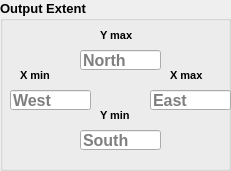
  <widget class="QGroupBox" name="groupBox_2">
   <property name="geometry">
    <rect>
     <x>330</x>
     <y>480</y>
     <width>231</width>
     <height>171</height>
    </rect>
   </property>
   <property name="font">
    <font>
     <pointsize>10</pointsize>
     <weight>75</weight>
     <bold>true</bold>
    </font>
   </property>
   <property name="title">
    <string>Output Extent</string>
   </property>
   <widget class="QLineEdit" name="lineEdit_5">
    <property name="geometry">
     <rect>
      <x>80</x>
      <y>130</y>
      <width>81</width>
      <height>20</height>
     </rect>
    </property>
    <property name="font">
     <font>
      <family>System</family>
      <pointsize>12</pointsize>
     </font>
    </property>
    <property name="text">
     <string/>
    </property>
    <property name="maxLength">
     <number>10</number>
    </property>
    <property name="placeholderText">
     <string>South</string>
    </property>
   </widget>
   <widget class="QLabel" name="label_100">
    <property name="geometry">
     <rect>
      <x>100</x>
      <y>100</y>
      <width>51</width>
      <height>30</height>
     </rect>
    </property>
    <property name="font">
     <font>
      <family>MS Shell Dlg 2</family>
      <pointsize>8</pointsize>
      <weight>75</weight>
      <bold>true</bold>
     </font>
    </property>
    <property name="text">
     <string>Y min</string>
    </property>
   </widget>
   <widget class="QLabel" name="label_101">
    <property name="geometry">
     <rect>
      <x>100</x>
      <y>20</y>
      <width>51</width>
      <height>30</height>
     </rect>
    </property>
    <property name="font">
     <font>
      <family>MS Shell Dlg 2</family>
      <pointsize>8</pointsize>
      <weight>75</weight>
      <bold>true</bold>
     </font>
    </property>
    <property name="text">
     <string>Y max</string>
    </property>
   </widget>
   <widget class="QLabel" name="label_102">
    <property name="geometry">
     <rect>
      <x>20</x>
      <y>60</y>
      <width>41</width>
      <height>30</height>
     </rect>
    </property>
    <property name="font">
     <font>
      <family>MS Shell Dlg 2</family>
      <pointsize>8</pointsize>
      <weight>75</weight>
      <bold>true</bold>
     </font>
    </property>
    <property name="text">
     <string>X min</string>
    </property>
   </widget>
   <widget class="QLineEdit" name="lineEdit_6">
    <property name="geometry">
     <rect>
      <x>150</x>
      <y>90</y>
      <width>81</width>
      <height>20</height>
     </rect>
    </property>
    <property name="font">
     <font>
      <family>System</family>
      <pointsize>12</pointsize>
     </font>
    </property>
    <property name="text">
     <string/>
    </property>
    <property name="maxLength">
     <number>10</number>
    </property>
    <property name="placeholderText">
     <string>East</string>
    </property>
   </widget>
   <widget class="QLineEdit" name="lineEdit_7">
    <property name="geometry">
     <rect>
      <x>10</x>
      <y>90</y>
      <width>81</width>
      <height>20</height>
     </rect>
    </property>
    <property name="font">
     <font>
      <family>System</family>
      <pointsize>12</pointsize>
     </font>
    </property>
    <property name="text">
     <string/>
    </property>
    <property name="maxLength">
     <number>10</number>
    </property>
    <property name="placeholderText">
     <string>West</string>
    </property>
   </widget>
   <widget class="QLineEdit" name="lineEdit_8">
    <property name="geometry">
     <rect>
      <x>80</x>
      <y>50</y>
      <width>81</width>
      <height>20</height>
     </rect>
    </property>
    <property name="font">
     <font>
      <family>System</family>
      <pointsize>12</pointsize>
     </font>
    </property>
    <property name="layoutDirection">
     <enum>Qt::LeftToRight</enum>
    </property>
    <property name="text">
     <string/>
    </property>
    <property name="maxLength">
     <number>10</number>
    </property>
    <property name="placeholderText">
     <string>North</string>
    </property>
    <property name="cursorMoveStyle">
     <enum>Qt::VisualMoveStyle</enum>
    </property>
   </widget>
   <widget class="QLabel" name="label_103">
    <property name="geometry">
     <rect>
      <x>170</x>
      <y>60</y>
      <width>51</width>
      <height>30</height>
     </rect>
    </property>
    <property name="font">
     <font>
      <family>MS Shell Dlg 2</family>
      <pointsize>8</pointsize>
      <weight>75</weight>
      <bold>true</bold>
     </font>
    </property>
    <property name="text">
     <string>X max</string>
    </property>
   </widget>
  </widget>
